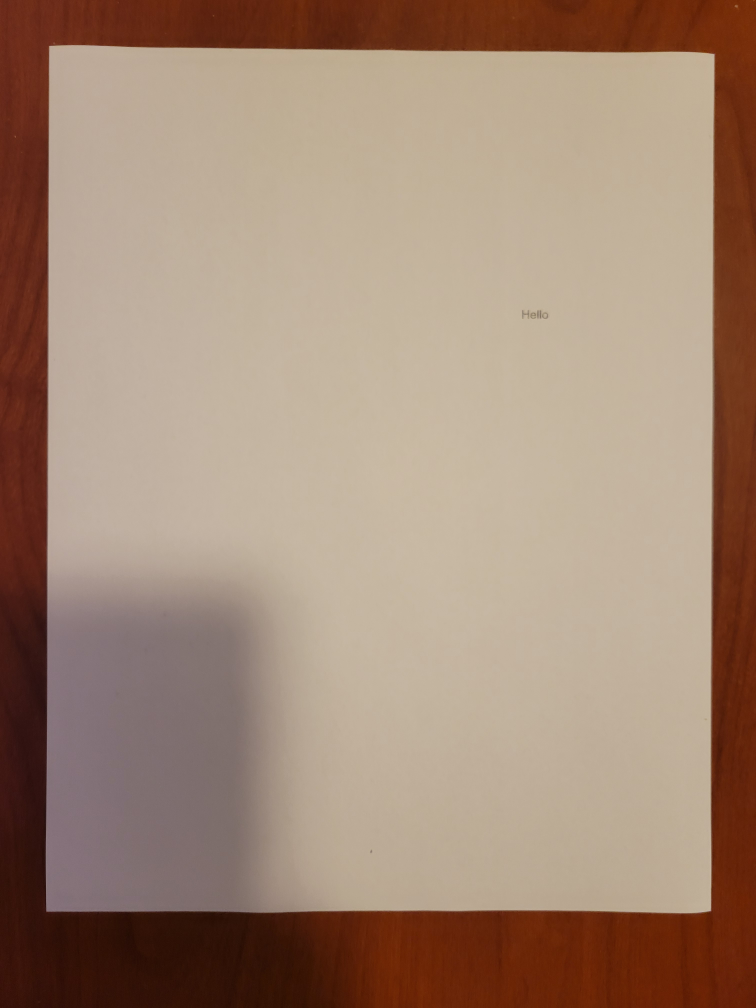
#> input picture test2.jpg, 3024 x 4032 px (shown at 1/4 size)
$ python try.py
#> lines starting #> are read from the running program, lines starting #| are printed output that depends on the picture; after the words box and inside, x2 and y2 are one past the last pixel; in counts of white or black regions, pixels touching at a corner belong together
import cv2
import pytesseract
import matplotlib.pyplot as plt
import numpy as np
from PIL import Image

pytesseract.pytesseract.tesseract_cmd = 'C:\Program Files\Tesseract-OCR\\tesseract'

og = cv2.imread("test2.jpg")
#> og is the input picture: shape (4032, 3024, 3); mean B, G, R 116.9, 135.6, 161.7
img = cv2.resize(og, (768, 1024))


    # convert the warped image to grayscale
gray = cv2.cvtColor(img, cv2.COLOR_BGR2GRAY)

        # sharpen image
blurred = cv2.GaussianBlur(gray, (0,0), 3)
sharpen = cv2.addWeighted(gray, 1.5, blurred, -0.5, 0)

        # apply adaptive threshold to get black and white effect
thresh = cv2.adaptiveThreshold(sharpen, 255, cv2.ADAPTIVE_THRESH_GAUSSIAN_C, cv2.THRESH_BINARY, 21, 15)
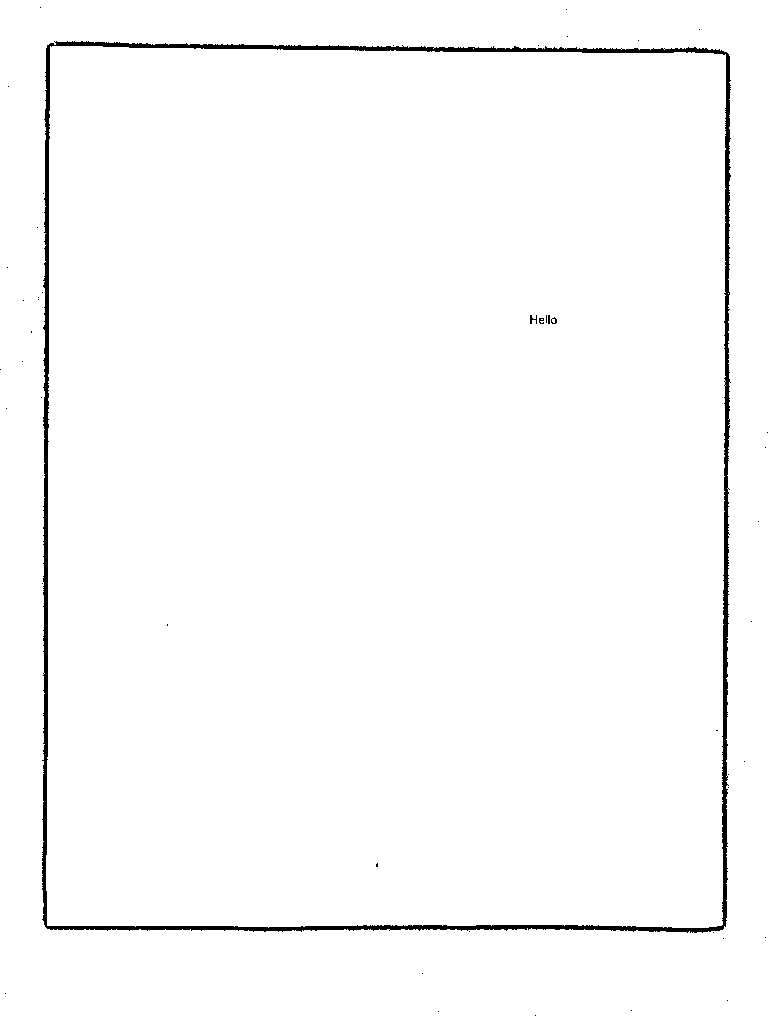
#> thresh: shape (1024, 768); 98.3% white; 47 black regions (43 under 20 px), largest, box (x1, y1, x2, y2) and area: (42, 41, 731, 933) 12951, (530, 315, 537, 324) 32, (551, 317, 557, 324) 22, (539, 318, 544, 324) 21

#cv2.imshow("thresh", thresh)
#cv2.waitKey(0)


#gray2 = cv2.cvtColor(thresh, cv2.COLOR_BGR2GRAY)

# Apply Gaussian blur for smoothing
blurred2 = cv2.GaussianBlur(thresh, (5, 5), 0)

# Edge detection using Canny
edges = cv2.Canny(blurred2, 50, 150)
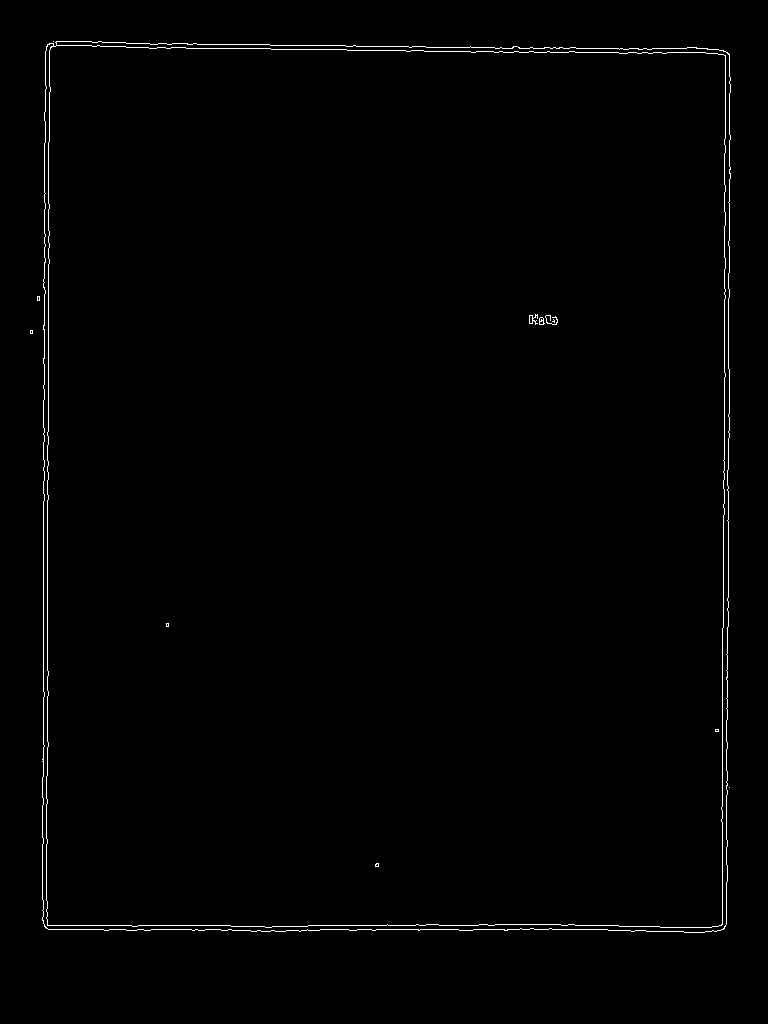
#> edges: shape (1024, 768); 0.82% white in thin lines or dots, all inside (x1, y1, x2, y2) = (30, 41, 731, 933)

# Find contours
contours, _ = cv2.findContours(edges, cv2.RETR_EXTERNAL, cv2.CHAIN_APPROX_SIMPLE)
#> contours = 5 contours, 4 with area under 20; largest, box (x1, y1, x2, y2) and area: (42, 41, 731, 933) 604881

# Sort contours by area (largest first) and keep the largest one
contours = sorted(contours, key=cv2.contourArea, reverse=True)
document_contour = contours[0]
#> document_contour = contour of 440 points, box (x1, y1, x2, y2) (42, 41, 731, 933), area 604881

# Approximate the contour to a polygon
epsilon = 0.02 * cv2.arcLength(document_contour, True)
#> epsilon = 64.39
approx = cv2.approxPolyDP(document_contour, epsilon, True)
#> approx = [[47, 44], [44, 926], [723, 929], [729, 54]]

# Draw the contour on the image
output = img.copy()
cv2.drawContours(output, [approx], -1, (0, 255, 0), 3)
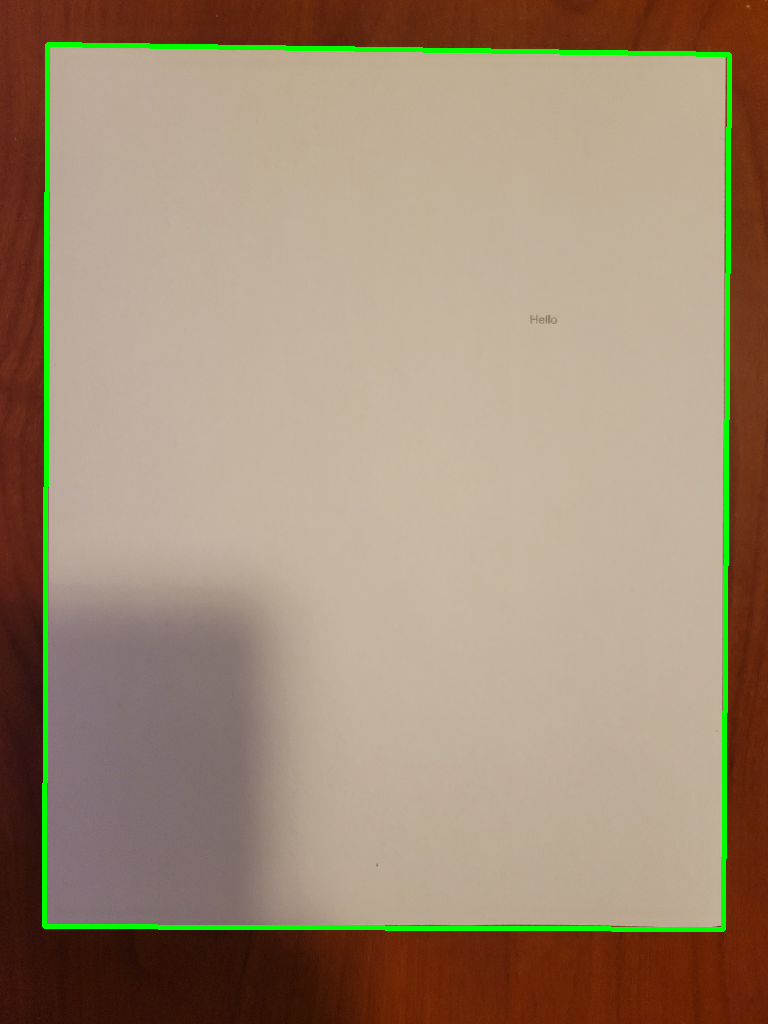
#> output: shape (1024, 768, 3); mean B, G, R 116, 139.4, 159.5

# Get the bounding box of the document contour
x, y, w, h = cv2.boundingRect(document_contour)
#> x = 42; y = 41; w = 689; h = 892
# Crop the image to the bounding box
cropped_image = img[y:y+h, x:x+w]
# Save the cropped image
cv2.imwrite("cropped_document.jpg", cropped_image)


#PART 2: TEXT EXTRACTION

#CROPPING
image_path = "cropped_document.jpg"
image = Image.open(image_path)

# Get image dimensions
width, height = image.size

# Calculate the crop margins (5% of width and height)
crop_margin_width = int(width * 0.05)
crop_margin_height = int(height * 0.05)

# Define the crop box (left, upper, right, lower)
crop_box = (
    crop_margin_width,                          # Left
    crop_margin_height,                         # Top
    width - crop_margin_width,                  # Right
    height - crop_margin_height                 # Bottom
)

# Crop the image
cropped_final = image.crop(crop_box)
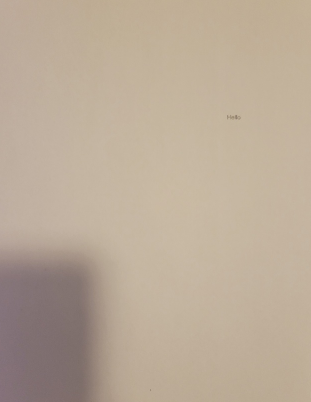
#> cropped_final: PIL image 621x804 RGB (shown at 1/2 size); mean R, G, B 186.1, 169.9, 151.6
cropped_final.save("cropped_final.jpg")

cf = cv2.imread("cropped_final.jpg")
# Convert the cropped image to grayscale for text extraction
cropped_gray = cv2.cvtColor(cf, cv2.COLOR_BGR2GRAY)
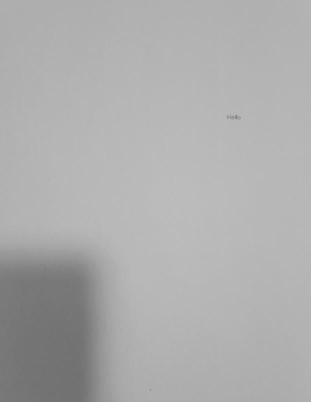
#> cropped_gray: shape (804, 621) (shown at 1/2 size); min 110, max 193, mean 172.6
blurred2 = cv2.GaussianBlur(cropped_gray, (0,0), 3)
#> blurred2: shape (804, 621)
sharpen2 = cv2.addWeighted(cropped_gray, 1.5, blurred2, -0.5, 0)

        # apply adaptive threshold to get black and white effect
thresh2 = cv2.adaptiveThreshold(sharpen2, 255, cv2.ADAPTIVE_THRESH_GAUSSIAN_C, cv2.THRESH_BINARY, 21, 15)
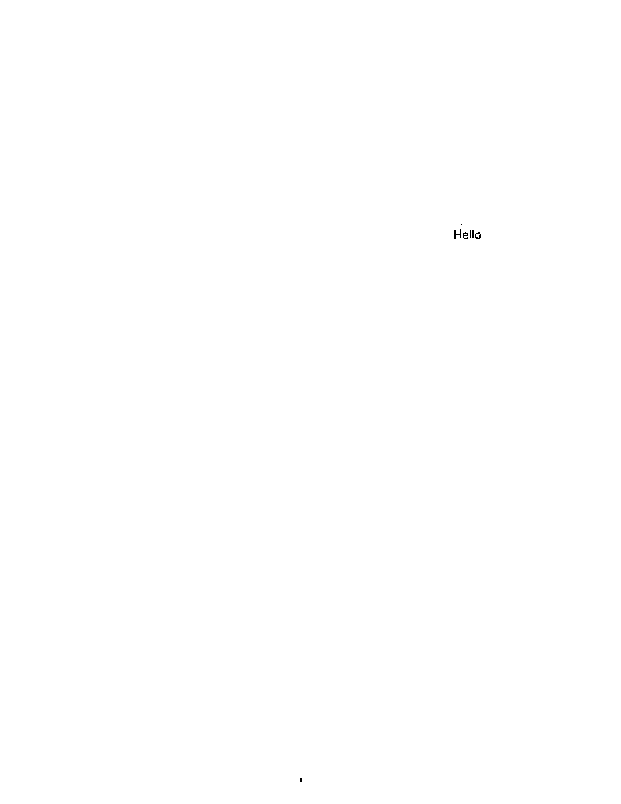
#> thresh2: shape (804, 621); 100% white; black in thin lines or dots, all inside (x1, y1, x2, y2) = (300, 224, 481, 782)

contours2, _ = cv2.findContours(thresh2, cv2.RETR_EXTERNAL,
                                                 cv2.CHAIN_APPROX_NONE)
#> contours2 = 1 contour; box (x1, y1, x2, y2) and area: (0, 0, 621, 804) 497860


# [14 lines of commented-out code are left out]

for cnt in contours2:
    x, y, w, h = cv2.boundingRect(cnt)

    # Drawing a rectangle on copied image
    rect = cv2.rectangle(thresh2, (x, y), (x + w, y + h), (0, 255, 0), 2)

    #SHOWIMAGE

    # Cropping the text block for giving input to OCR
    cropped = thresh2[y:y + h, x:x + w]

    # Open the file in append mode
    #file = open("recognized.txt", "a")

    # Apply OCR on the cropped image
#> (the run stopped early here; a loop or call above may not have finished)

$ run again, with test1.jpg copied over test2.jpg
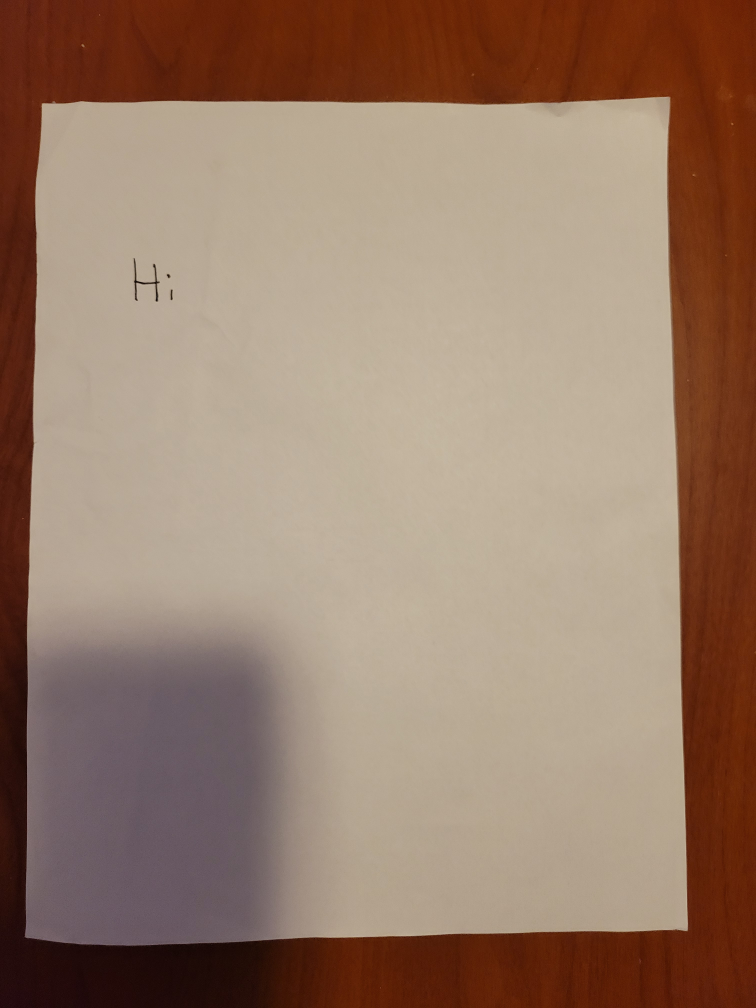
#> input picture test1.jpg, 3024 x 4032 px (shown at 1/4 size)
#> og is the input picture: shape (4032, 3024, 3); mean B, G, R 105, 123.6, 151.4
#> `thresh = cv2.adaptiveThreshold(sharpen, 255, cv2.ADAPTIVE_THRESH_GAUSS..`:
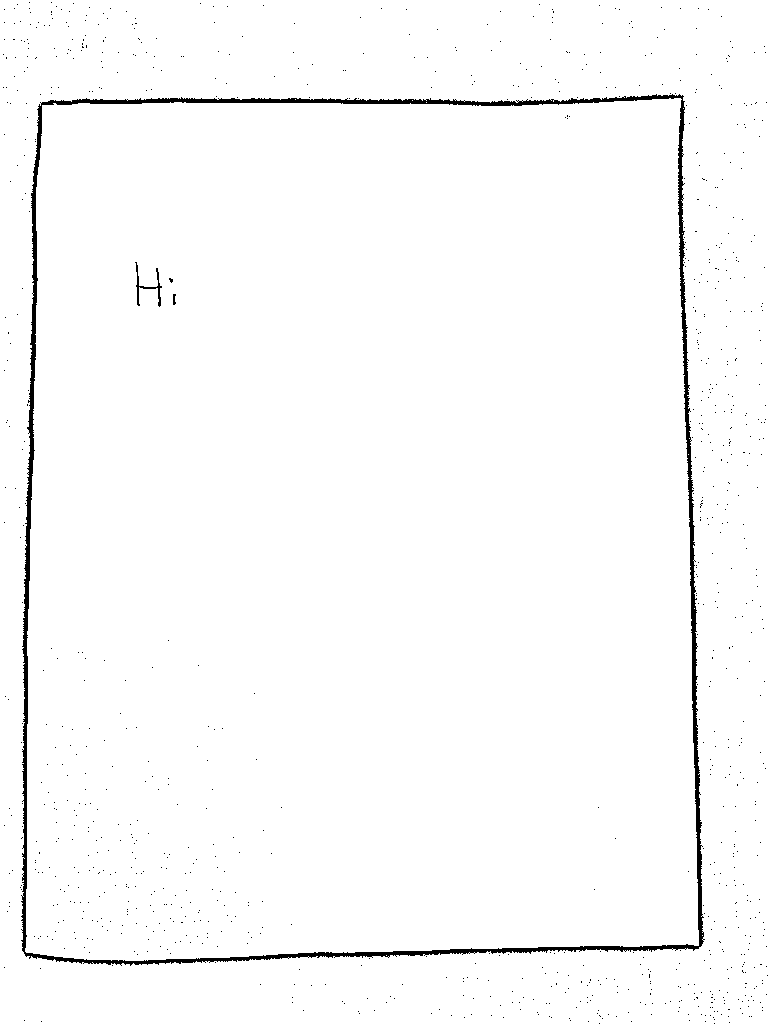
#> thresh: shape (1024, 768); 98.3% white; 997 black regions (994 under 20 px), largest, box (x1, y1, x2, y2) and area: (21, 94, 705, 966) 12270, (135, 262, 162, 307) 206, (173, 294, 176, 305) 26
#> edges: shape (1024, 768); 1% white in thin lines or dots
#> contours = 106 contours, 97 with area under 20; largest, box (x1, y1, x2, y2) and area: (21, 94, 705, 966) 569898, (699, 496, 704, 513) 39, (741, 961, 747, 974) 38, (596, 1009, 604, 1020) 32, (709, 1014, 716, 1024) 25
#> document_contour = contour of 668 points, box (x1, y1, x2, y2) (21, 94, 705, 966), area 569898
#> epsilon = 63.56
#> approx = [[683, 95], [39, 103], [25, 956], [702, 945]]
#> output: shape (1024, 768, 3); mean B, G, R 103.8, 126.9, 149
#> `x, y, w, h = cv2.boundingRect(document_contour)`: x = 21; y = 94; w = 684; h = 872
#> `cropped_gray = cv2.cvtColor(cf, cv2.COLOR_BGR2GRAY)`:
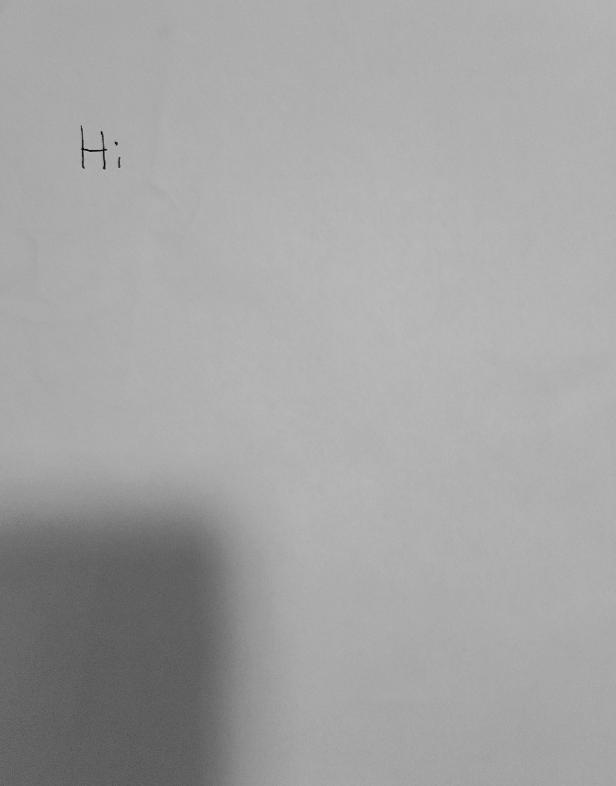
#> cropped_gray: shape (786, 616); min 4, max 202, mean 163.5
#> thresh2: shape (786, 616); 99.9% white; black in thin lines or dots, all inside (x1, y1, x2, y2) = (3, 125, 136, 786)
#> contours2 = 1 contour; box (x1, y1, x2, y2) and area: (0, 0, 616, 786) 482772

$ run again, with test3.jpg copied over test2.jpg
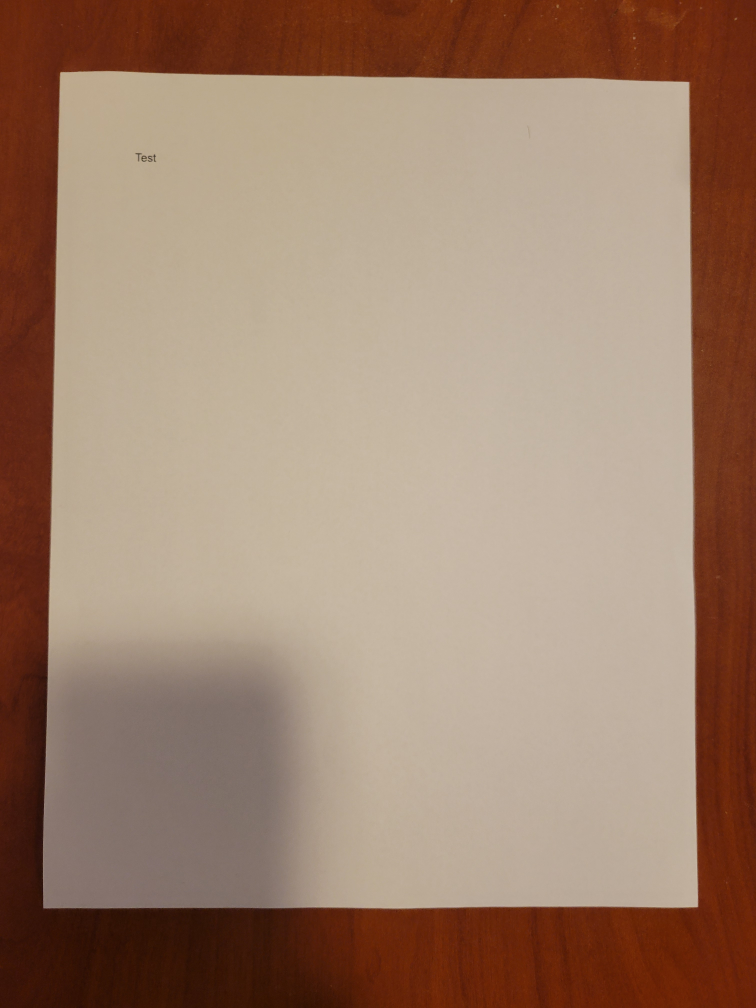
#> input picture test3.jpg, 3024 x 4032 px (shown at 1/4 size)
#> og is the input picture: shape (4032, 3024, 3); mean B, G, R 109.5, 129.3, 158.1
#> `thresh = cv2.adaptiveThreshold(sharpen, 255, cv2.ADAPTIVE_THRESH_GAUSS..`:
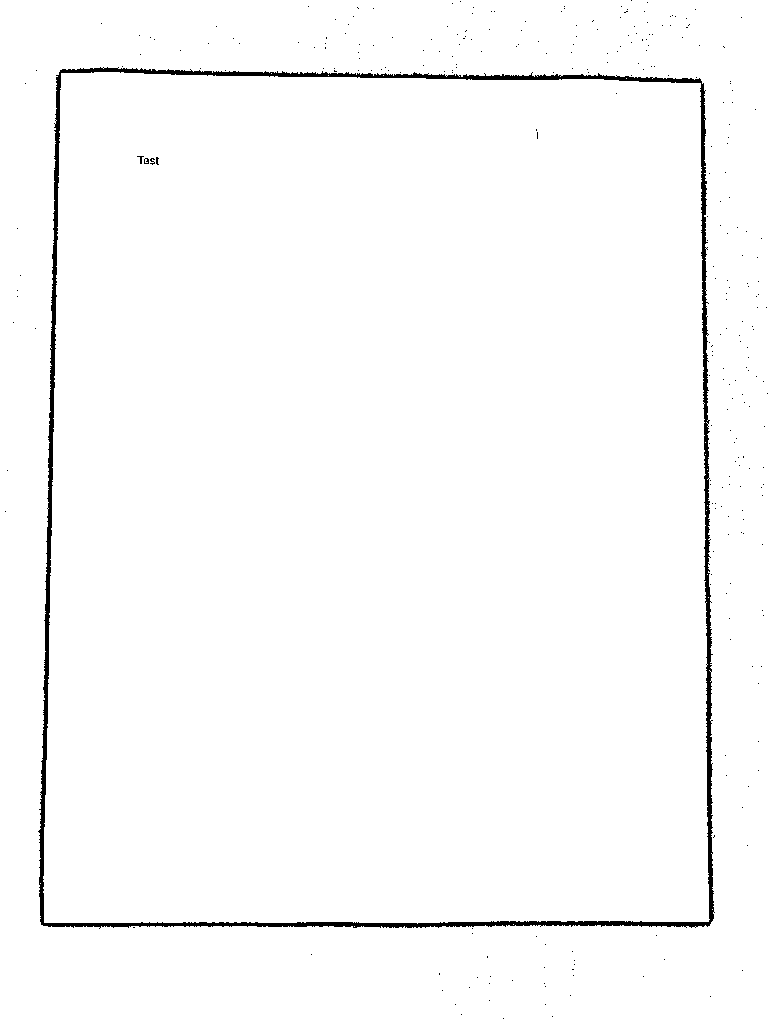
#> thresh: shape (1024, 768); 98.4% white; 293 black regions (290 under 20 px), largest, box (x1, y1, x2, y2) and area: (38, 67, 715, 929) 12548, (137, 156, 144, 164) 21, (144, 158, 149, 164) 20
#> edges: shape (1024, 768); 0.83% white in thin lines or dots
#> contours = 37 contours, 35 with area under 20; largest, box (x1, y1, x2, y2) and area: (43, 71, 710, 924) 551149, (38, 67, 716, 928) 70
#> document_contour = contour of 305 points, box (x1, y1, x2, y2) (43, 71, 710, 924), area 551149
#> epsilon = 61.09
#> approx = [[61, 73], [44, 922], [708, 921], [700, 83]]
#> output: shape (1024, 768, 3); mean B, G, R 107.6, 131.9, 155.3
#> `x, y, w, h = cv2.boundingRect(document_contour)`: x = 43; y = 71; w = 667; h = 853
#> thresh2: shape (769, 601); 100% white; black in thin lines or dots, all inside (x1, y1, x2, y2) = (61, 16, 462, 56)
#> contours2 = 1 contour; box (x1, y1, x2, y2) and area: (0, 0, 601, 769) 460800
